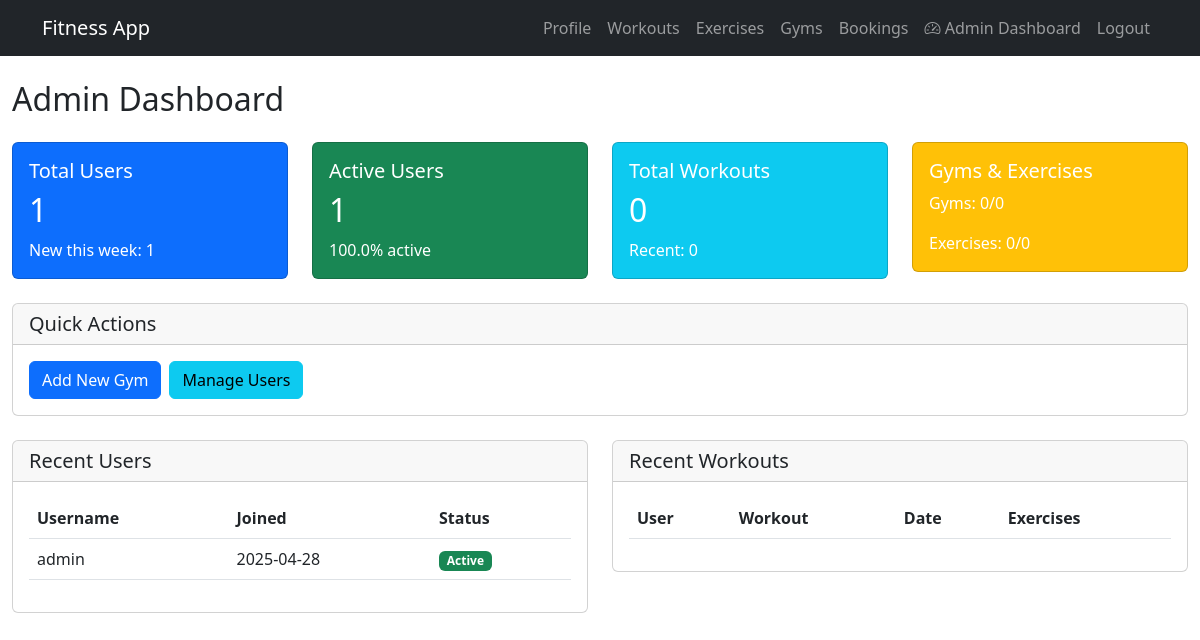
/admin/dashboard (signed in), run on an earlier commit of the app's database.
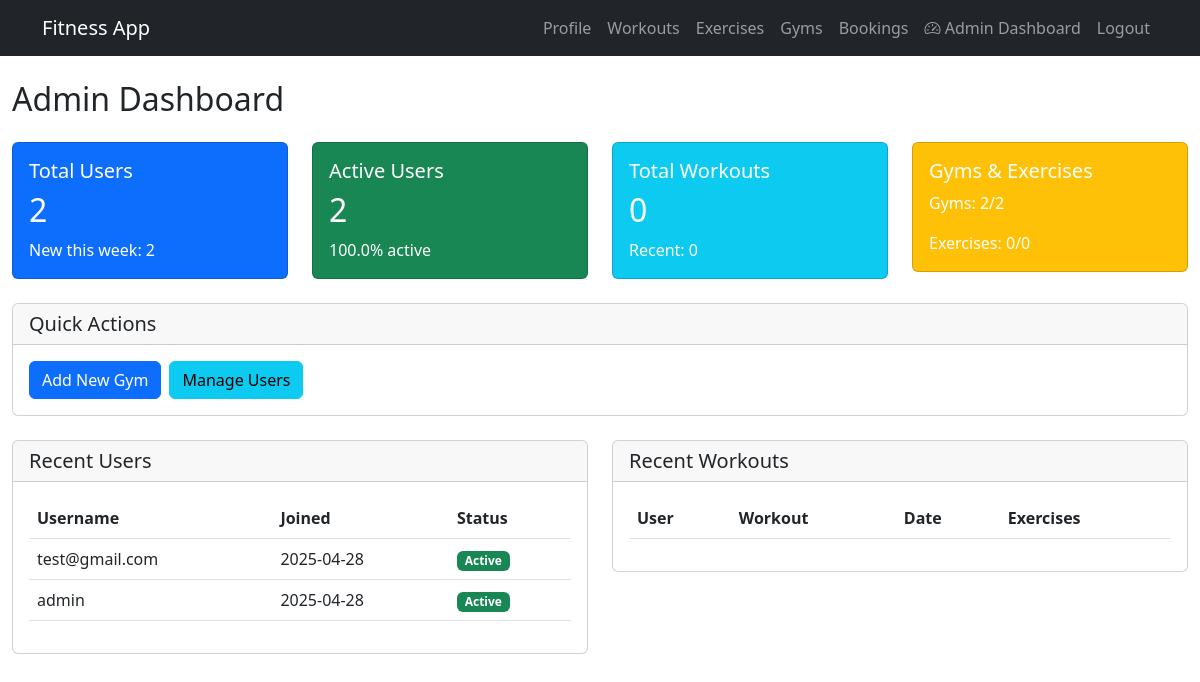
And on a later commit of the database.
### app/models.py (models this page shows, shortened)
class User(UserMixin, db.Model):
    id = db.Column(db.Integer, primary_key=True)
    username = db.Column(db.String(150), unique=True, nullable=False)
    email = db.Column(db.String(150), unique=True, nullable=False)
    password_hash = db.Column(db.String(150))
    is_admin = db.Column(db.Boolean, default=False)
    is_active = db.Column(db.Boolean, default=True)
    created_at = db.Column(db.DateTime, default=datetime.utcnow)
    workouts = db.relationship('Workout', backref='user', lazy=True)

### app/admin/routes.py (the view)
    def decorated_function(*args, **kwargs):
        if not current_user.is_authenticated or not current_user.is_admin:
            flash('You do not have permission to access this page.', 'danger')
            return redirect(url_for('main.home'))
        return f(*args, **kwargs)

### app/admin/routes.py (called while the page is built)
def admin_required(f):
    def decorated_function(*args, **kwargs):
        if not current_user.is_authenticated or not current_user.is_admin:
            flash('You do not have permission to access this page.', 'danger')
            return redirect(url_for('main.home'))
        return f(*args, **kwargs)
    decorated_function.__name__ = f.__name__
    return decorated_function

### app/models.py (called while the page is built)
@login_manager.user_loader
def load_user(user_id):
    return User.query.get(int(user_id))

### app/templates/admin/dashboard.html (shortened to what the changed rows need)
{% extends "base.html" %}
{% block content %}
<div class="container-fluid mt-4">
    <h2 class="mb-4">Admin Dashboard</h2>
    <div class="row mb-4">
        <div class="col-md-3">
            <div class="card bg-primary text-white">
                <div class="card-body">
                    <h5 class="card-title">Total Users</h5>
                    <h2 class="card-text">{{ total_users }}</h2>
                    <p class="card-text">New this week: {{ new_users }}</p>
                </div>
            </div>
        </div>
        <div class="col-md-3">
            <div class="card bg-success text-white">
                <div class="card-body">
                    <h5 class="card-title">Active Users</h5>
                    <h2 class="card-text">{{ active_users }}</h2>
                    <p class="card-text">{{ (active_users/total_users*100)|round(1) }}% active</p>
                </div>
            </div>
        </div>
        <div class="col-md-3">
            <div class="card bg-info text-white">
                <div class="card-body">
                    <h2 class="card-text">{{ total_workouts }}</h2>
                </div>
            </div>
        </div>
        <div class="col-md-3">
            <div class="card bg-warning text-white">
                <div class="card-body">
                    <h5 class="card-title">Gyms & Exercises</h5>
                    <p class="card-text">Gyms: {{ active_gyms }}/{{ total_gyms }}</p>
                    <p class="card-text">Exercises: {{ active_exercises }}/{{ total_exercises }}</p>
                </div>
            </div>
        </div>
    </div>
    <div class="row">
        <div class="col-md-6">
            <div class="card">
                <div class="card-body">
                    <div class="table-responsive">
                        <table class="table">
                            <thead>
                                <tr>
                                    <th>Username</th>
                                    <th>Joined</th>
                                    <th>Status</th>
                                </tr>
                            </thead>
                            <tbody>
                                {% for user in recent_users %}
                                <tr>
                                    <td>{{ user.username }}</td>
                                    <td>{{ user.created_at.strftime('%Y-%m-%d') }}</td>
                                    <td>
                                        <span class="badge bg-{{ 'success' if user.is_active else 'danger' }}">
                                            {{ 'Active' if user.is_active else 'Inactive' }}
                                        </span>
                                    </td>
                                </tr>
                                {% endfor %}
                            </tbody>
                        </table>
                    </div>
                </div>
            </div>
        </div>
        <div class="col-md-6">
            <div class="card">
                <div class="card-body">
                    <div class="table-responsive">
                        <table class="table">
                            <thead>
                                <tr>
                                    <th>User</th>
                                    <th>Workout</th>
                                    <th>Date</th>
                                    <th>Exercises</th>
                                </tr>
                            </thead>
                        </table>
                    </div>
                </div>
            </div>
        </div>
    </div>
</div>
{% endblock %}

What changed in the data, as far as the page shows it:
added User: username "test@gmail.com", created_at "2025-04-28", is_active "Active"
Also different on the page:
{{ total_users }}: "1" → "2"
{{ new_users }}: "1" → "2"
{{ active_users }}: "1" → "2"
{{ active_gyms }}: "0" → "2"
{{ total_gyms }}: "0" → "2"
